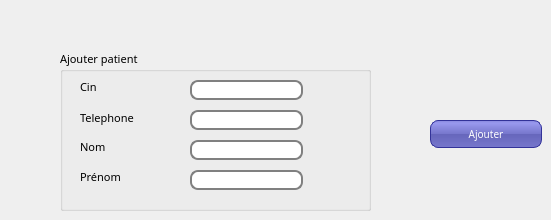
      <widget class="QWidget" name="tab">
       <attribute name="title">
        <string>Ajouter patient</string>
       </attribute>
       <widget class="QGroupBox" name="groupBox">
        <property name="geometry">
         <rect>
          <x>60</x>
          <y>50</y>
          <width>311</width>
          <height>161</height>
         </rect>
        </property>
        <property name="font">
         <font>
          <family>MS Reference Sans Serif</family>
          <pointsize>8</pointsize>
          <weight>50</weight>
          <italic>false</italic>
          <bold>false</bold>
         </font>
        </property>
        <property name="cursor">
         <cursorShape>PointingHandCursor</cursorShape>
        </property>
        <property name="autoFillBackground">
         <bool>false</bool>
        </property>
        <property name="styleSheet">
         <string notr="true">
background: QLinearGradient(x1: 0, y1: 0, x2: 0, y2: 1, stop: 0 #eef, stop: 1 #ccf);

QLabel {
font-weight: bold;
font-size: 15px;
}</string>
        </property>
        <property name="title">
         <string>Ajouter patient</string>
        </property>
        <widget class="QLabel" name="label">
         <property name="geometry">
          <rect>
           <x>20</x>
           <y>90</y>
           <width>47</width>
           <height>13</height>
          </rect>
         </property>
         <property name="font">
          <font>
           <family>MS Reference Sans Serif</family>
           <pointsize>8</pointsize>
           <weight>50</weight>
           <italic>false</italic>
           <bold>false</bold>
          </font>
         </property>
         <property name="text">
          <string>Nom</string>
         </property>
        </widget>
        <widget class="QLabel" name="label_2">
         <property name="geometry">
          <rect>
           <x>20</x>
           <y>120</y>
           <width>47</width>
           <height>13</height>
          </rect>
         </property>
         <property name="font">
          <font>
           <family>MS Reference Sans Serif</family>
           <pointsize>8</pointsize>
           <weight>50</weight>
           <italic>false</italic>
           <bold>false</bold>
          </font>
         </property>
         <property name="text">
          <string>Prénom</string>
         </property>
        </widget>
        <widget class="QLabel" name="label_3">
         <property name="geometry">
          <rect>
           <x>20</x>
           <y>30</y>
           <width>47</width>
           <height>13</height>
          </rect>
         </property>
         <property name="font">
          <font>
           <family>MS Reference Sans Serif</family>
           <pointsize>8</pointsize>
           <weight>50</weight>
           <italic>false</italic>
           <bold>false</bold>
          </font>
         </property>
         <property name="styleSheet">
          <string notr="true"/>
         </property>
         <property name="text">
          <string>Cin</string>
         </property>
        </widget>
        <widget class="QLineEdit" name="le_nom">
         <property name="geometry">
          <rect>
           <x>130</x>
           <y>90</y>
           <width>113</width>
           <height>20</height>
          </rect>
         </property>
         <property name="font">
          <font>
           <family>MS Reference Sans Serif</family>
           <pointsize>8</pointsize>
           <weight>50</weight>
           <italic>false</italic>
           <bold>false</bold>
          </font>
         </property>
         <property name="styleSheet">
          <string notr="true">QLineEdit {
padding: 1px;
border-style: solid;
border: 2px solid gray;
border-radius: 8px;
}

</string>
         </property>
        </widget>
        <widget class="QLineEdit" name="le_prenom">
         <property name="geometry">
          <rect>
           <x>130</x>
           <y>120</y>
           <width>113</width>
           <height>20</height>
          </rect>
         </property>
         <property name="font">
          <font>
           <family>MS Reference Sans Serif</family>
           <pointsize>8</pointsize>
           <weight>50</weight>
           <italic>false</italic>
           <bold>false</bold>
          </font>
         </property>
         <property name="styleSheet">
          <string notr="true">QLineEdit {
padding: 1px;
border-style: solid;
border: 2px solid gray;
border-radius: 8px;
}

</string>
         </property>
        </widget>
        <widget class="QLineEdit" name="le_cin">
         <property name="geometry">
          <rect>
           <x>130</x>
           <y>30</y>
           <width>113</width>
           <height>20</height>
          </rect>
         </property>
         <property name="font">
          <font>
           <family>MS Reference Sans Serif</family>
           <pointsize>8</pointsize>
           <weight>50</weight>
           <italic>false</italic>
           <bold>false</bold>
          </font>
         </property>
         <property name="styleSheet">
          <string notr="true">QLineEdit {
padding: 1px;
border-style: solid;
border: 2px solid gray;
border-radius: 8px;
}

</string>
         </property>
        </widget>
        <widget class="QLabel" name="label_4">
         <property name="geometry">
          <rect>
           <x>20</x>
           <y>60</y>
           <width>61</width>
           <height>16</height>
          </rect>
         </property>
         <property name="font">
          <font>
           <family>MS Reference Sans Serif</family>
           <pointsize>8</pointsize>
           <weight>50</weight>
           <italic>false</italic>
           <bold>false</bold>
          </font>
         </property>
         <property name="text">
          <string>Telephone</string>
         </property>
        </widget>
        <widget class="QLineEdit" name="le_telephone">
         <property name="geometry">
          <rect>
           <x>130</x>
           <y>60</y>
           <width>113</width>
           <height>20</height>
          </rect>
         </property>
         <property name="font">
          <font>
           <family>MS Reference Sans Serif</family>
           <pointsize>8</pointsize>
           <weight>50</weight>
           <italic>false</italic>
           <bold>false</bold>
          </font>
         </property>
         <property name="styleSheet">
          <string notr="true">QLineEdit {
padding: 1px;
border-style: solid;
border: 2px solid gray;
border-radius: 8px;
}

</string>
         </property>
        </widget>
       </widget>
       <widget class="QPushButton" name="ajouterpatient">
        <property name="geometry">
         <rect>
          <x>430</x>
          <y>120</y>
          <width>112</width>
          <height>28</height>
         </rect>
        </property>
        <property name="font">
         <font>
          <family>MS Reference Sans Serif</family>
          <pointsize>-1</pointsize>
          <weight>50</weight>
          <italic>false</italic>
          <bold>false</bold>
         </font>
        </property>
        <property name="cursor">
         <cursorShape>PointingHandCursor</cursorShape>
        </property>
        <property name="styleSheet">
         <string notr="true">
QPushButton {
color: white;
background-color: QLinearGradient( x1: 0, y1: 0, x2: 0, y2: 1, stop: 0 #88d, stop: 0.1 #99e, stop: 0.49 #77c, stop: 0.5 #66b, stop: 1 #77c);
border-width: 1px;
border-color: #339;
border-style: solid;
border-radius: 8;
padding: 3px;
font-size: 10px;
padding-left: 5px;
padding-right: 5px;
min-width: 100px;
max-width: 100px;
min-height: 20px;
max-height: 20px;
}</string>
        </property>
        <property name="text">
         <string>Ajouter</string>
        </property>
       </widget>
      </widget>
